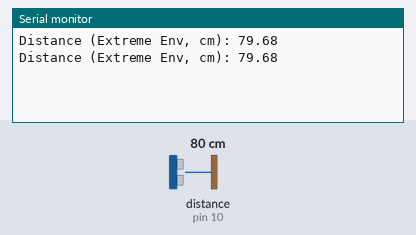
The sketch below on a simulated Arduino Uno, built with avr-gcc and run on an emulated ATmega328P. Shown: the last lines printed to the serial monitor. Wiring (inferred from the names in the program): ultrasonic range finder: trigger pin 9; echo pin 10. The test bench sets the inputs (shaded band); at power-on: distance to the obstacle (sensor on pin 10) 80 cm. The echo pulse lasts 58.3 µs per cm.

Above: at 1.8 s.
1.9 s: distance to the obstacle (sensor on pin 10) set to 2 cm
At 2.8 s:
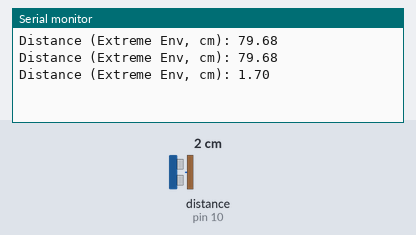
3.4 s: distance to the obstacle (sensor on pin 10) set to 4 cm
At 4.8 s:
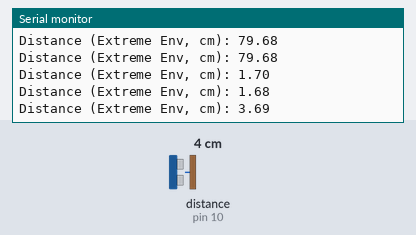
Timing chart, 0 to 6.4 s (numbered marks = the images above; inputs shaded):
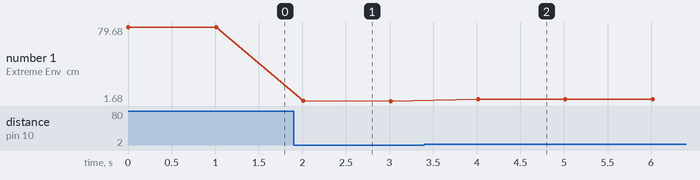

Measured:
- after the input at 1.9 s, the serial monitor: prints a new line after 0.11 s (image 1)
- after the input at 3.4 s, the serial monitor: prints a new line after 0.61 s (image 2)
- plotted number 1: 79.68 → 1.68 after the input at 1.9 s, 1.68 → 3.69 after the input at 3.4 s

The sketch:

main_extremes.ino
```cpp
//(Scenario 2 – Extreme T/H without compensation)
#include <Arduino.h>
#include "config.h"

long duration;
float distance;

void setup() {
  Serial.begin(9600);
  pinMode(TRIG_PIN, OUTPUT);
  pinMode(ECHO_PIN, INPUT);
}

void loop() {
  digitalWrite(TRIG_PIN, LOW);
  delayMicroseconds(2);
  digitalWrite(TRIG_PIN, HIGH);
  delayMicroseconds(10);
  digitalWrite(TRIG_PIN, LOW);

  duration = pulseIn(ECHO_PIN, HIGH);

  distance = duration * SPEED_OF_SOUND / 2;

  Serial.print("Distance (Extreme Env, cm): ");
  Serial.println(distance);

  delay(1000);
}
```

config.h
```cpp
#ifndef CONFIG_H
#define CONFIG_H

// Pin definitions
#define TRIG_PIN 9
#define ECHO_PIN 10

// DHT22 pin (only used in compensated scenario)
#define DHT_PIN 7

// Speed of sound at ~20°C in cm/µs
#define SPEED_OF_SOUND 0.0343

#endif
```
